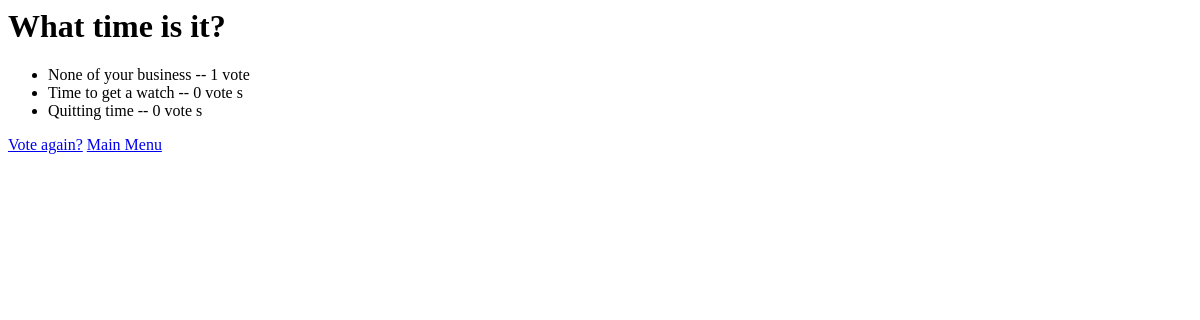
The page /polls/4/results/ on the database as committed earlier.
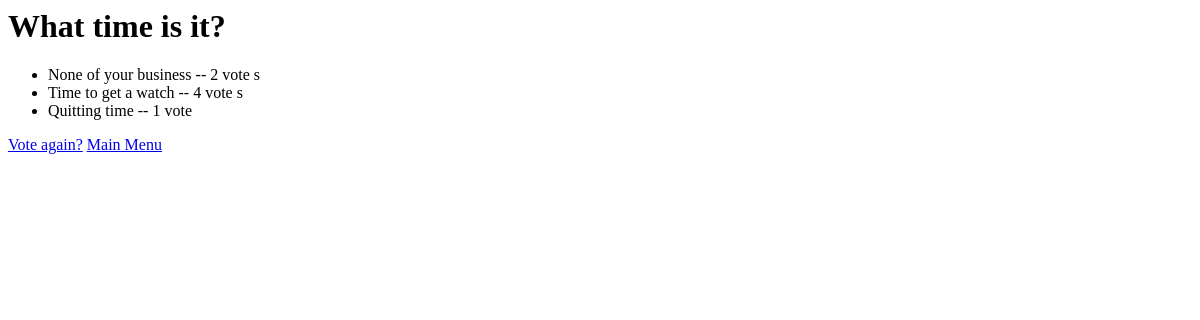
The same page on the database as committed later.
### polls/models.py (models this page shows, shortened)
class Question(models.Model):
    question_text = models.CharField(max_length=200)
    pub_date = models.DateTimeField('date published')
    def was_published_recently(self):
        now = timezone.now()
        return now - datetime.timedelta(days=1) <= self.pub_date <= now
    was_published_recently.admin_order_field = 'pub_date'
    was_published_recently.boolean = True
    was_published_recently.short_description = 'Published recently?'
    def get_choices(self):
        return ', '.join([str(i) for i in self.choice_set.all()])
    get_choices.short_description = 'Available Choices'

class Choice(models.Model):
    question = models.ForeignKey(Question)
    choice_text = models.CharField(max_length=200)
    votes = models.IntegerField(default=0)

### polls/views.py (the view)
# urls.py: url(r'^(?P<pk>[0-9]+)/results/$', views.ResultsView.as_view(), name='results'),
class ResultsView(generic.DetailView):
    model = Question
    template_name = 'polls/results.html'

### polls/templates/polls/results.html
<h1>{{ question.question_text }}</h1>
<ul>
    {% for choice in question.choice_set.all %}
        <li>{{ choice.choice_text }} -- {{ choice.votes }} vote {{ choice.votes|pluralize }} </li>
    {% endfor %}
</ul>
<a href="{% url 'polls:detail' question.id %}">Vote again?</a>
<a href="{% url 'polls:index' %}">Main Menu</a>

Rows that differ between the two databases and show on the page:
changed Choice "None of your business": votes "1" → "2"
changed Choice "Time to get a watch": votes "0" → "4"
changed Choice "Quitting time": votes "0" → "1"
